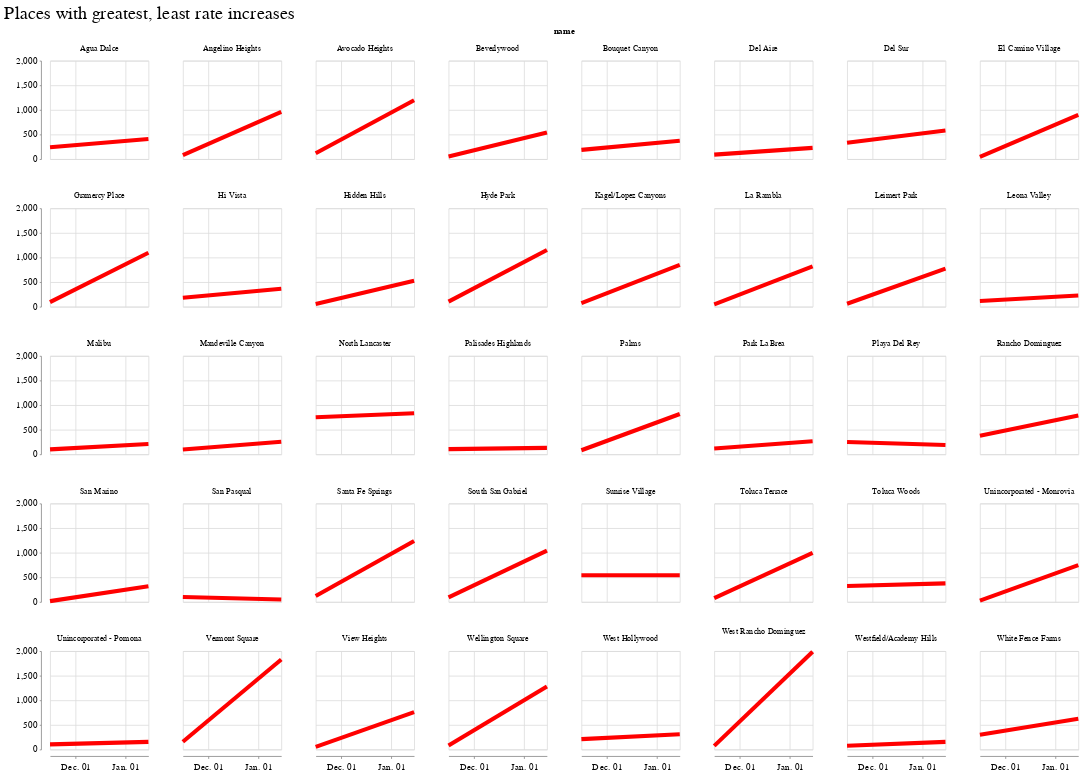

The notebook cell this image was saved under:
### Markdown cell above
---

### Code cell
min_max_minimultiples = (
    alt.Chart(surge_change_pivot_min_max_melt)
    .mark_line(size=5, color="red")
    .encode(
        x=alt.X("date:T", title="", axis=alt.Axis(tickCount=3, format="%b. %d")),
        y=alt.Y("rate", title=""),
        facet=alt.Facet("name", columns=8),
    )
    .properties(
        height=120,
        width=120,
        title="Places with greatest, least rate increases",
    )
)
min_max_minimultiples

### Figure 1 — Vega-Lite specification as saved in the notebook (floating-point values rounded to 4 significant figures)
{"config": {"view": {"width": 800, "height": 450}, "background": "#ffffff", "title": {"anchor": "start", "font": "Benton Gothic Bold, sans", "fontColor": "#000000", "fontSize": 22, "fontWeight": "normal"}, "arc": {"fill": "#82c6df"}, "area": {"fill": "#82c6df"}, "line": {"stroke": "#82c6df", "strokeWidth": 3}, "path": {"stroke": "#82c6df"}, "rect": {"fill": "#82c6df"}, "shape": {"stroke": "#82c6df"}, "bar": {"fill": "#82c6df"}, "point": {"stroke": "#82c6df"}, "symbol": {"fill": "#82c6df", "size": 30}, "axis": {"titleFont": "Benton Gothic Bold, sans", "titleFontSize": 13, "titleFontWeight": "normal", "labelFont": "Benton Gothic, sans", "labelFontSize": 11.5, "labelFontWeight": "normal"}, "axisX": {"labelAngle": 0, "labelPadding": 4, "tickSize": 3}, "axisY": {"labelBaseline": "middle", "maxExtent": 45, "minExtent": 45, "tickSize": 2, "titleAlign": "left", "titleAngle": 0, "titleX": -45, "titleY": -11}, "legend": {"titleFont": "Benton Gothic Bold, sans", "titleFontSize": 13, "titleFontWeight": "normal", "symbolType": "square", "labelFont": "Benton Gothic, sans", "labelFontSize": 11.5}, "range": {"category": ["#3580b1", "#ec8431", "#ab7fb4", "#c89d29", "#adc839", "#829eb1"], "diverging": ["#e68a4f", "#f4bb6a", "#f9e39c", "#dadfe2", "#a6b7c6", "#849eae"], "heatmap": ["#fbf2c7", "#f9e39c", "#f8d36e", "#f4bb6a", "#e68a4f", "#d15a40", "#ab4232"], "ordinal": ["#fbf2c7", "#f9e39c", "#f8d36e", "#f4bb6a", "#e68a4f", "#d15a40", "#ab4232"], "ramp": ["#fbf2c7", "#f9e39c", "#f8d36e", "#f4bb6a", "#e68a4f", "#d15a40", "#ab4232"]}}, "data": {"name": "data-b9a1763e7b2628eecb617644f2260958"}, "mark": {"type": "line", "color": "red", "size": 5}, "encoding": {"facet": {"type": "nominal", "columns": 8, "field": "name"}, "x": {"type": "temporal", "axis": {"format": "%b. %d", "tickCount": 3}, "field": "date", "title": ""}, "y": {"type": "quantitative", "field": "rate", "title": ""}}, "height": 120, "title": "Places with greatest, least rate increases", "width": 120, "$schema": "https://vega.github.io/schema/vega-lite/v4.8.1.json", "datasets": {"data-b9a1763e7b2628eecb617644f2260958": [{"name": "Unincorporated - Monrovia", "date": "2020-11-15", "rate": 25.77}, {"name": "West Rancho Dominguez", "date": "2020-11-15", "rate": 73.58}, {"name": "San Marino", "date": "2020-11-15", "rate": 15.06}, {"name": "El Camino Village", "date": "2020-11-15", "rate": 45.5}, {"name": "La Rambla", "date": "2020-11-15", "rate": 48.19}, {"name": "Wellington Square", "date": "2020-11-15", "rate": 81.38}, {"name": "View Heights", "date": "2020-11-15", "rate": 54.14}, {"name": "Leimert Park", "date": "2020-11-15", "rate": 59.07}, {"name": "Toluca Terrace", "date": "2020-11-15", "rate": 76.57}, {"name": "Kagel/Lopez Canyons", "date": "2020-11-15", "rate": 70.82}, {"name": "Angelino Heights", "date": "2020-11-15", "rate": 79.94}, {"name": "Gramercy Place", "date": "2020-11-15", "rate": 92.9}, {"name": "Vermont Square", "date": "2020-11-15", "rate": 156.7}, {"name": "South San Gabriel", "date": "2020-11-15", "rate": 90.42}, {"name": "Hyde Park", "date": "2020-11-15", "rate": 101.6}, {"name": "Santa Fe Springs", "date": "2020-11-15", "rate": 119.8}, {"name": "Beverlywood", "date": "2020-11-15", "rate": 53.14}, {"name": "Avocado Heights", "date": "2020-11-15", "rate": 118.1}, {"name": "Hidden Hills", "date": "2020-11-15", "rate": 52.91}, {"name": "Palms", "date": "2020-11-15", "rate": 82.05}, {"name": "Mandeville Canyon", "date": "2020-11-15", "rate": 96.03}, {"name": "Del Aire", "date": "2020-11-15", "rate": 91.05}, {"name": "Park La Brea", "date": "2020-11-15", "rate": 117.8}, {"name": "Rancho Dominguez", "date": "2020-11-15", "rate": 375.8}, {"name": "White Fence Farms", "date": "2020-11-15", "rate": 298.7}, {"name": "Malibu", "date": "2020-11-15", "rate": 100.3}, {"name": "Bouquet Canyon", "date": "2020-11-15", "rate": 186.4}, {"name": "Westfield/Academy Hills", "date": "2020-11-15", "rate": 76.92}, {"name": "Hi Vista", "date": "2020-11-15", "rate": 182.2}, {"name": "Leona Valley", "date": "2020-11-15", "rate": 114.2}, {"name": "Del Sur", "date": "2020-11-15", "rate": 331.3}, {"name": "Agua Dulce", "date": "2020-11-15", "rate": 240.5}, {"name": "Unincorporated - Pomona", "date": "2020-11-15", "rate": 103.2}, {"name": "West Hollywood", "date": "2020-11-15", "rate": 211.1}, {"name": "Palisades Highlands", "date": "2020-11-15", "rate": 104.0}, {"name": "Toluca Woods", "date": "2020-11-15", "rate": 322.9}, {"name": "North Lancaster", "date": "2020-11-15", "rate": 751.2}, {"name": "Sunrise Village", "date": "2020-11-15", "rate": 540.1}, {"name": "Playa Del Rey", "date": "2020-11-15", "rate": 250.3}, {"name": "San Pasqual", "date": "2020-11-15", "rate": 98.28}, {"name": "Unincorporated - Monrovia", "date": "2021-01-15", "rate": 747.2}, {"name": "West Rancho Dominguez", "date": "2021-01-15", "rate": 1987.0}, {"name": "San Marino", "date": "2021-01-15", "rate": 316.3}, {"name": "El Camino Village", "date": "2021-01-15", "rate": 898.6}, {"name": "La Rambla", "date": "2021-01-15", "rate": 819.3}, {"name": "Wellington Square", "date": "2021-01-15", "rate": 1282.0}, {"name": "View Heights", "date": "2021-01-15", "rate": 758.0}, {"name": "Leimert Park", "date": "2021-01-15", "rate": 774.5}, {"name": "Toluca Terrace", "date": "2021-01-15", "rate": 995.4}, {"name": "Kagel/Lopez Canyons", "date": "2021-01-15", "rate": 849.9}, {"name": "Angelino Heights", "date": "2021-01-15", "rate": 959.2}, {"name": "Gramercy Place", "date": "2021-01-15", "rate": 1096.0}, {"name": "Vermont Square", "date": "2021-01-15", "rate": 1828.0}, {"name": "South San Gabriel", "date": "2021-01-15", "rate": 1040.0}, {"name": "Hyde Park", "date": "2021-01-15", "rate": 1153.0}, {"name": "Santa Fe Springs", "date": "2021-01-15", "rate": 1236.0}, {"name": "Beverlywood", "date": "2021-01-15", "rate": 539.0}, {"name": "Avocado Heights", "date": "2021-01-15", "rate": 1196.0}, {"name": "Hidden Hills", "date": "2021-01-15", "rate": 529.1}, {"name": "Palms", "date": "2021-01-15", "rate": 818.2}, {"name": "Mandeville Canyon", "date": "2021-01-15", "rate": 256.1}, {"name": "Del Aire", "date": "2021-01-15", "rate": 227.6}, {"name": "Park La Brea", "date": "2021-01-15", "rate": 265.1}, {"name": "Rancho Dominguez", "date": "2021-01-15", "rate": 789.2}, {"name": "White Fence Farms", "date": "2021-01-15", "rate": 624.5}, {"name": "Malibu", "date": "2021-01-15", "rate": 208.3}, {"name": "Bouquet Canyon", "date": "2021-01-15", "rate": 372.8}, {"name": "Westfield/Academy Hills", "date": "2021-01-15", "rate": 153.8}, {"name": "Hi Vista", "date": "2021-01-15", "rate": 364.3}, {"name": "Leona Valley", "date": "2021-01-15", "rate": 228.4}, {"name": "Del Sur", "date": "2021-01-15", "rate": 579.7}, {"name": "Agua Dulce", "date": "2021-01-15", "rate": 408.9}, {"name": "Unincorporated - Pomona", "date": "2021-01-15", "rate": 154.8}, {"name": "West Hollywood", "date": "2021-01-15", "rate": 308.5}, {"name": "Palisades Highlands", "date": "2021-01-15", "rate": 130.0}, {"name": "Toluca Woods", "date": "2021-01-15", "rate": 376.8}, {"name": "North Lancaster", "date": "2021-01-15", "rate": 834.7}, {"name": "Sunrise Village", "date": "2021-01-15", "rate": 540.1}, {"name": "Playa Del Rey", "date": "2021-01-15", "rate": 187.7}, {"name": "San Pasqual", "date": "2021-01-15", "rate": 49.14}, {"name": "Unincorporated - Monrovia", "date": "rank", "rate": 291.0}, {"name": "West Rancho Dominguez", "date": "rank", "rate": 290.0}, {"name": "San Marino", "date": "rank", "rate": 289.0}, {"name": "El Camino Village", "date": "rank", "rate": 288.0}, {"name": "La Rambla", "date": "rank", "rate": 287.0}, {"name": "Wellington Square", "date": "rank", "rate": 286.0}, {"name": "View Heights", "date": "rank", "rate": 285.0}, {"name": "Leimert Park", "date": "rank", "rate": 284.0}, {"name": "Toluca Terrace", "date": "rank", "rate": 283.0}, {"name": "Kagel/Lopez Canyons", "date": "rank", "rate": 282.0}, {"name": "Angelino Heights", "date": "rank", "rate": 281.0}, {"name": "Gramercy Place", "date": "rank", "rate": 280.0}, {"name": "Vermont Square", "date": "rank", "rate": 279.0}, {"name": "South San Gabriel", "date": "rank", "rate": 278.0}, {"name": "Hyde Park", "date": "rank", "rate": 277.0}, {"name": "Santa Fe Springs", "date": "rank", "rate": 276.0}, {"name": "Beverlywood", "date": "rank", "rate": 275.0}, {"name": "Avocado Heights", "date": "rank", "rate": 274.0}, {"name": "Hidden Hills", "date": "rank", "rate": 273.0}, {"name": "Palms", "date": "rank", "rate": 272.0}, {"name": "Mandeville Canyon", "date": "rank", "rate": 20.0}, {"name": "Del Aire", "date": "rank", "rate": 19.0}, {"name": "Park La Brea", "date": "rank", "rate": 18.0}, {"name": "Rancho Dominguez", "date": "rank", "rate": 17.0}, {"name": "White Fence Farms", "date": "rank", "rate": 16.0}, {"name": "Malibu", "date": "rank", "rate": 15.0}, {"name": "Bouquet Canyon", "date": "rank", "rate": 14.0}, {"name": "Westfield/Academy Hills", "date": "rank", "rate": 14.0}, {"name": "Hi Vista", "date": "rank", "rate": 12.0}, {"name": "Leona Valley", "date": "rank", "rate": 12.0}, {"name": "Del Sur", "date": "rank", "rate": 10.0}, {"name": "Agua Dulce", "date": "rank", "rate": 9.0}, {"name": "Unincorporated - Pomona", "date": "rank", "rate": 8.0}, {"name": "West Hollywood", "date": "rank", "rate": 7.0}, {"name": "Palisades Highlands", "date": "rank", "rate": 6.0}, {"name": "Toluca Woods", "date": "rank", "rate": 5.0}, {"name": "North Lancaster", "date": "rank", "rate": 4.0}, {"name": "Sunrise Village", "date": "rank", "rate": 3.0}, {"name": "Playa Del Rey", "date": "rank", "rate": 2.0}, {"name": "San Pasqual", "date": "rank", "rate": 1.0}]}}
